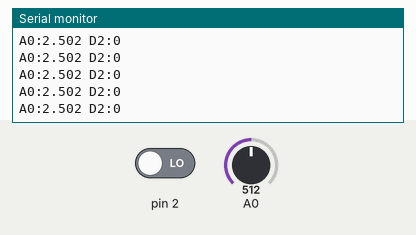
This sketch was run on a simulated Arduino Uno, built with avr-gcc and run on an emulated ATmega328P. On the bench: the last lines printed to the serial monitor. The inputs (shaded band) are chosen by the test bench; at power-on: A0 = 512, pin 2 LOW.

Above: at 1.2 s.
1.3 s: A0 set to 716
At 2.1 s:
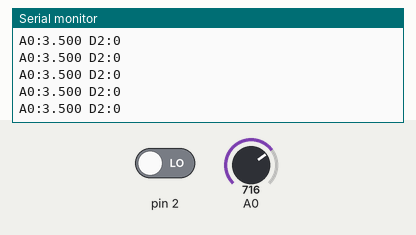
2.8 s: pin 2 driven HIGH
At 3.9 s:
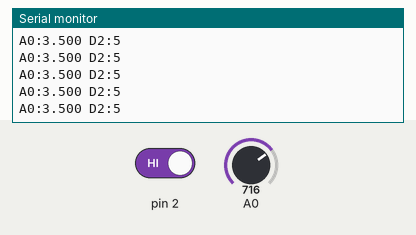
4.3 s: A0 set to 900
At 5.3 s:
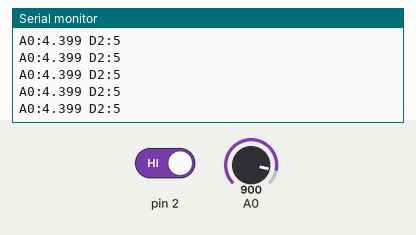
5.8 s: pin 2 driven LOW
At 6.4 s:
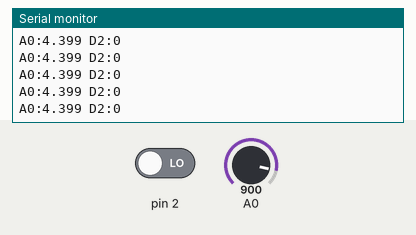
Timing chart, 0 to 8.3 s (numbered marks = the images above; inputs shaded):
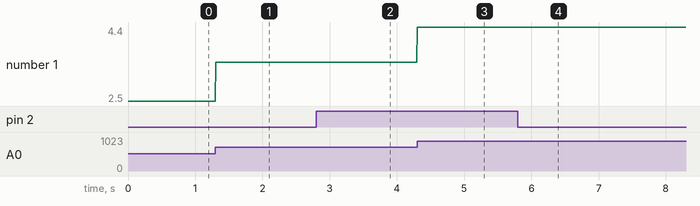

The sketch:

a0scope.ino
```cpp
// Tier 1 bench scope: streams A0 (low-pass output) and D2 (comparator OUT) at
// 100 Hz for the Arduino IDE Serial Plotter, 115200 baud. Both in volts, so D2
// reads 5 idle and 0 when the comparator fires.
// Reflash firmware/tier2_firmware before any run with the Pi.
// D7 stays INPUT: it is still wired to the Pi's GPIO3.
void setup() {
  pinMode(7, INPUT);
  pinMode(2, INPUT);
  Serial.begin(115200);
}

void loop() {
  float a0 = analogRead(A0) * 5.0 / 1023.0;
  Serial.print("A0:"); Serial.print(a0, 3);
  Serial.print(" D2:"); Serial.println(digitalRead(2) ? 5 : 0);
  delay(10);
}
```

Measured:
- after the input at 1.3 s, the serial monitor: prints a new line at once (image 1)
- after the input at 2.8 s, the serial monitor: prints a new line at once (image 2)
- after the input at 4.3 s, the serial monitor: prints a new line at once (image 3)
- after the input at 5.8 s, the serial monitor: prints a new line at once (image 4)
- plotted number 1: 2.5 → 3.5 after the input at 1.3 s, 3.5 → 4.4 after the input at 4.3 s
